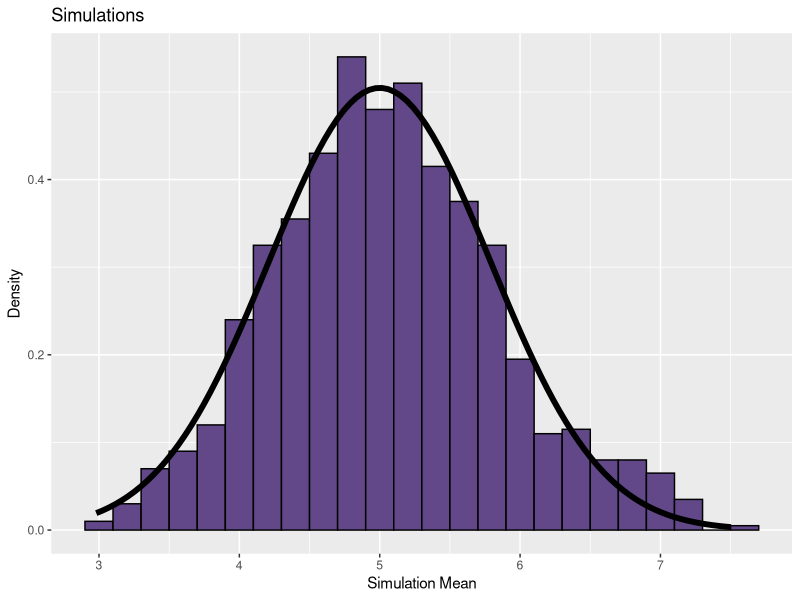

Recreate this plot in R.
## ---- chunk 1
ECHO=TRUE
set.seed(1337)
lambda = 0.2
exponentials = 40
## ---- chunk 2
sim_means = NULL
for (i in 1 : 1000) sim_means = c(sim_means, mean(rexp(exponentials, lambda)))
## ---- chunk 3
mean(sim_means)
## ---- chunk 4
lambda^-1
## ---- chunk 5
abs(mean(sim_means)-lambda^-1)
## ---- chunk 6
var(sim_means)
## ---- chunk 7
(lambda * sqrt(exponentials))^-2
## ---- chunk 8
abs(var(sim_means)-(lambda * sqrt(exponentials))^-2)
## ---- chunk 9
library(ggplot2)
ggplot(data.frame(y=sim_means), aes(x=y)) + 
  geom_histogram(aes(y=..density..), binwidth=0.2, fill="#624889", 
                 color="black") +
  stat_function(fun=dnorm, args=list(mean=lambda^-1, 
                                    sd=(lambda*sqrt(exponentials))^-1), 
                size=2) +
  labs(title="Simulations", x="Simulation Mean", y="Density")
